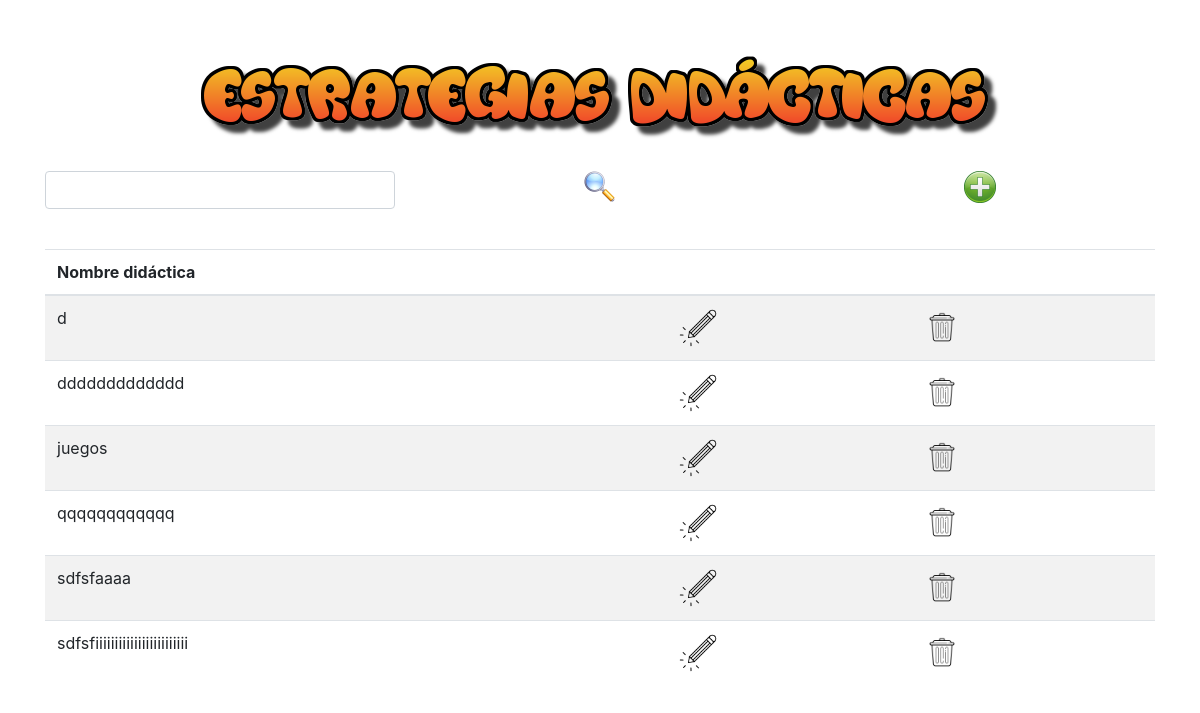
Before: /estrategiasDidacticas/estrategiasDidacticas.php with the older database file.
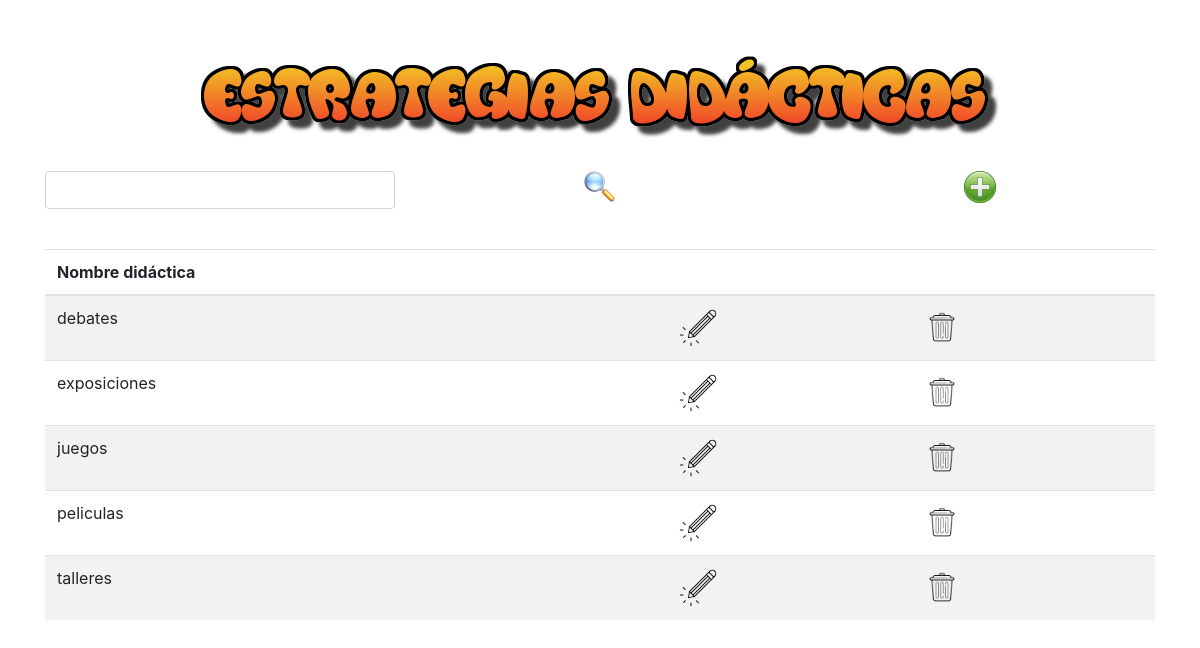
After: the same page with the newer database file.
### tables this page shows
CREATE TABLE `res_didactica` (
  `descripcion` varchar(200) NOT NULL,
  `detalle` varchar(4055) NOT NULL
);

### estrategiasDidacticas/estrategiasDidacticas.php (the view, shortened to what this page needs)
<?php
    require '../environmentConexion.php';
	$where = "";
	$sql = "SELECT * FROM res_didactica WHERE detalle != '' and descripcion != '' $where ORDER BY descripcion ASC";
	$resultado = $mysqli->query($sql);
?>
<html lang="es">
<head>
    <link rel="stylesheet" href="./css/styleEstrategiasDidacticas.css">
    <link rel="stylesheet" href="https://cdn.jsdelivr.net/npm/bootstrap@4.5.3/dist/css/bootstrap.min.css"
>
</head>
<body>
    <div class="container" style="text-align: center; ">
        <br>
        <br>
        <div class="imagen">
            <img src="../images/estrategiasDidacticasHorizonal.png" class="img-fluid" alt="Ingresar didáctica">
        </div>
        <br>
        <form action="<?php $_SERVER['PHP_SELF']; ?>" method="POST">
            <div class="row">
                <div class="col">
                    <input type="text" id="descripcion" name="descripcion" class="form-control" />
                </div>
                <div class="col">
                    <input type="image" id="enviar" name="enviar" value="Buscar" src="../images/buscar.png"
                        alt="Ingresar didáctica" />
                </div>
                <div class="col">
                    <a href="./nuevoEstrategiasDidacticas.php"><img src="../images/agregar.png" alt=""></a>
                </div>
            </div>
        </form>
        <br>
        <div class="table-responsive">
            <table class="table table-striped table-hover ">
                <thead>
                    <tr>
                        <th>Nombre didáctica</th>
                        <th></th>
                        <th></th>
                    </tr>
                </thead>
                <tbody>
                    <?php while($row = $resultado->fetch_array(MYSQLI_ASSOC)) { ?>
                    <tr>
                        <td><?php echo $row['descripcion']; ?></td>
                        <td><a href="./modificarEstrategiasDidacticas.php?descripcion=<?php echo $row['descripcion']; ?>">
                                <img src="../images/editar.png" alt="" width="40" height="40"></a></td>
                        <td><a href="#" data-href="./eliminarEstrategiasDidacticas.php?descripcion=<?php echo $row['descripcion']; ?>"
                                data-toggle="modal" data-target="#confirm-delete">
                                <img src="../images/delete.png" alt="" width="40" height="40"></a></td>
                    </tr>
                    <?php } ?>
                </tbody>
            </table>
        </div>
    </div>
</body>
</html>

Changed rows visible on the page:
removed res_didactica: descripcion "d"
removed res_didactica: descripcion "ddddddddddddd"
removed res_didactica: descripcion "qqqqqqqqqqqq"
removed res_didactica: descripcion "sdfsfaaaa"
removed res_didactica: descripcion "sdfsfiiiiiiiiiiiiiiiiiiiiiiii"
added res_didactica: descripcion "debates"
added res_didactica: descripcion "exposiciones"
added res_didactica: descripcion "peliculas"
added res_didactica: descripcion "talleres"
